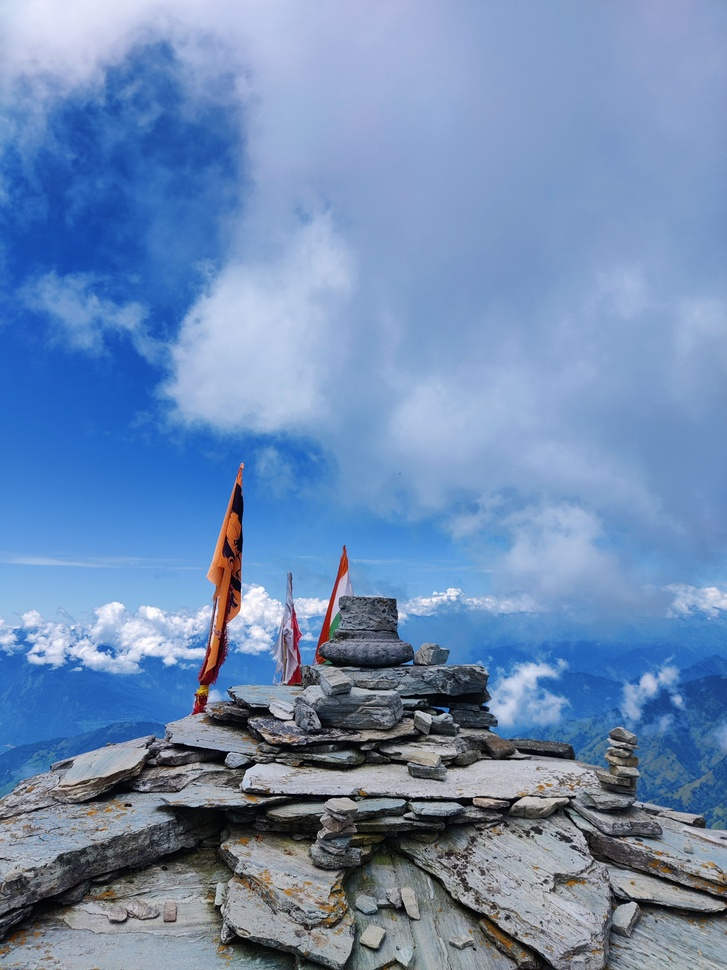
#> input picture CV_UNIT_2/15_Frequency_HPF/input.jpg, 727 x 970 px, shrunk from 3000 x 4000 before the run
$ python program.py
#> lines starting #> are read from the running program, lines starting #| are printed output that depends on the picture
import cv2
import numpy as np

image = cv2.imread("input.jpg", cv2.IMREAD_GRAYSCALE)
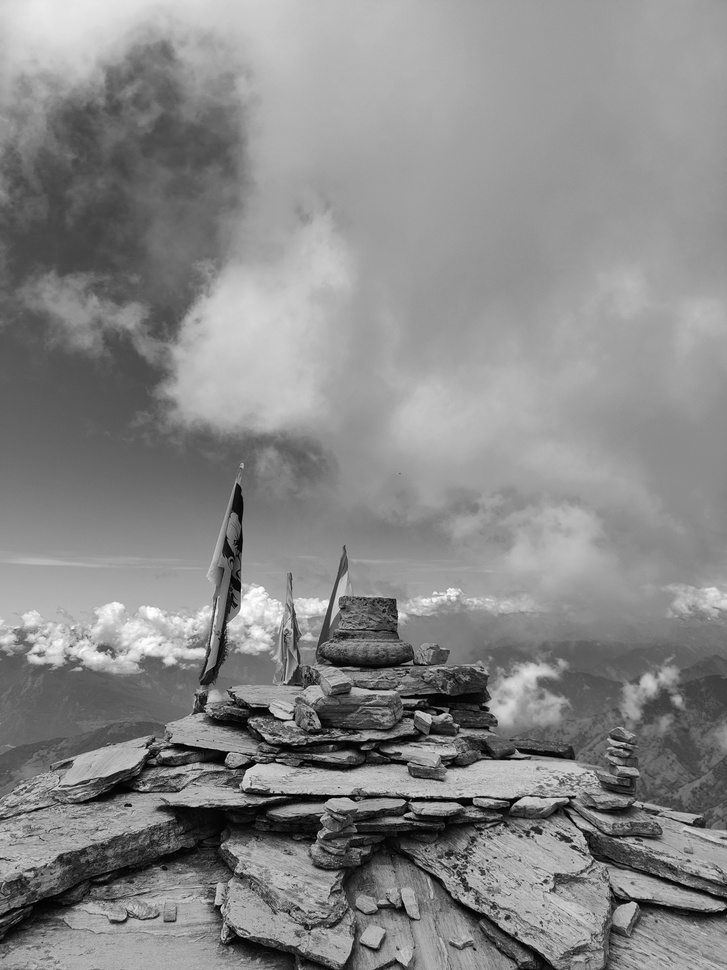
#> image: shape (970, 727); min 0, max 255, mean 135.6

if image is None:
    print("Error: input.jpg not found")
    exit()

image_float = np.float32(image)

dft = cv2.dft(image_float, flags=cv2.DFT_COMPLEX_OUTPUT)

dft_shift = np.fft.fftshift(dft)

rows, cols = image.shape
#> rows = 970; cols = 727
crow, ccol = rows // 2, cols // 2
#> crow = 485; ccol = 363

radius = min(rows, cols) // 8
#> radius = 90

mask = np.ones((rows, cols, 2), np.float32)

y, x = np.ogrid[:rows, :cols]
#> y = 970 values from 0 to 969
distance = (x - ccol) ** 2 + (y - crow) ** 2

mask[distance <= radius ** 2] = 0

filtered_dft = dft_shift * mask

dft_ishift = np.fft.ifftshift(filtered_dft)

filtered_image = cv2.idft(dft_ishift)

filtered_image = cv2.magnitude(
    filtered_image[:, :, 0],
    filtered_image[:, :, 1]
)
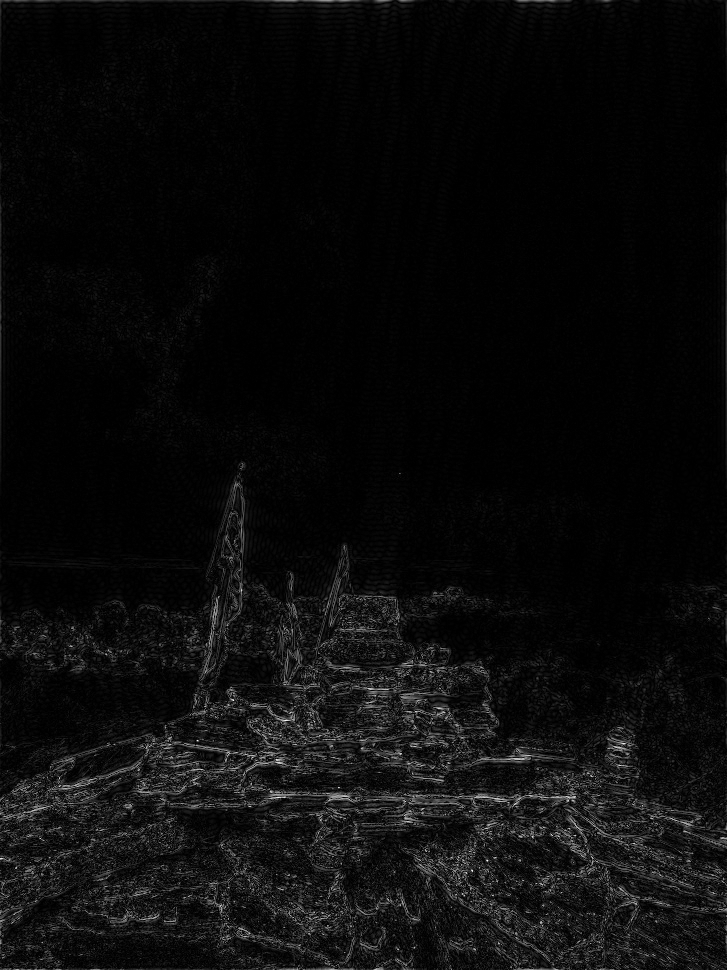
#> filtered_image: shape (970, 727) float32; min 2.26, max 94877504, mean 4341593.5; drawn with min black and max white

filtered_image = cv2.normalize(
    filtered_image,
    None,
    0,
    255,
    cv2.NORM_MINMAX
)

filtered_image = np.uint8(filtered_image)

cv2.imwrite("output.png", filtered_image)

print("Frequency high-pass filter applied.")
print("Output saved as output.png")

$ run again, with CV_UNIT_2/02_Brightness/input.jpg copied over CV_UNIT_2/15_Frequency_HPF/input.jpg
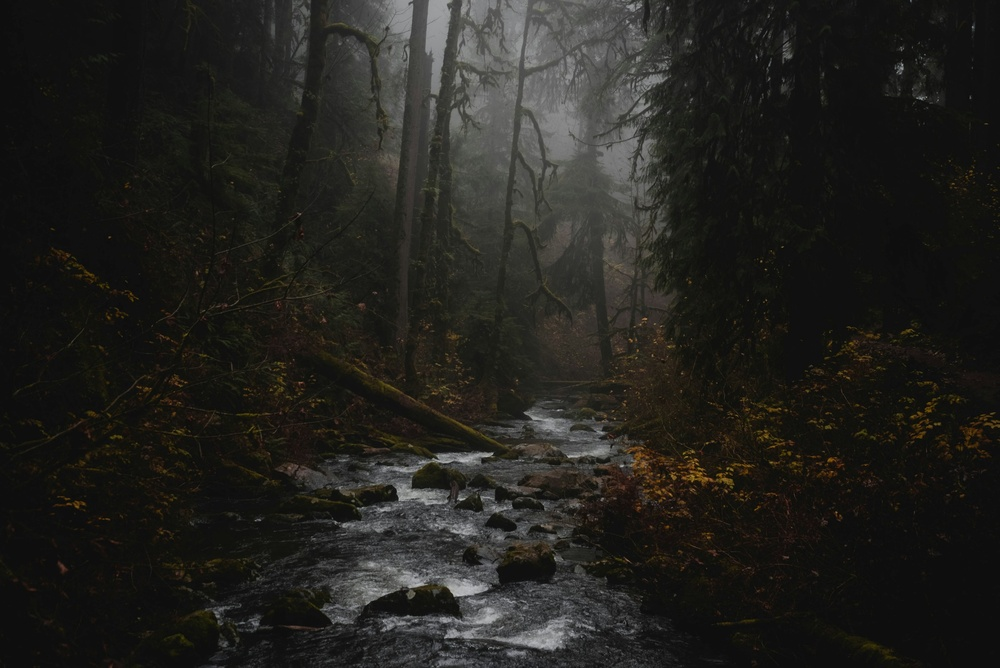
#> input picture CV_UNIT_2/02_Brightness/input.jpg, 1000 x 668 px, shrunk from 2400 x 1602 before the run
#> `filtered_image = cv2.magnitude( filtered_image[:, :, 0], filtered_imag..`:
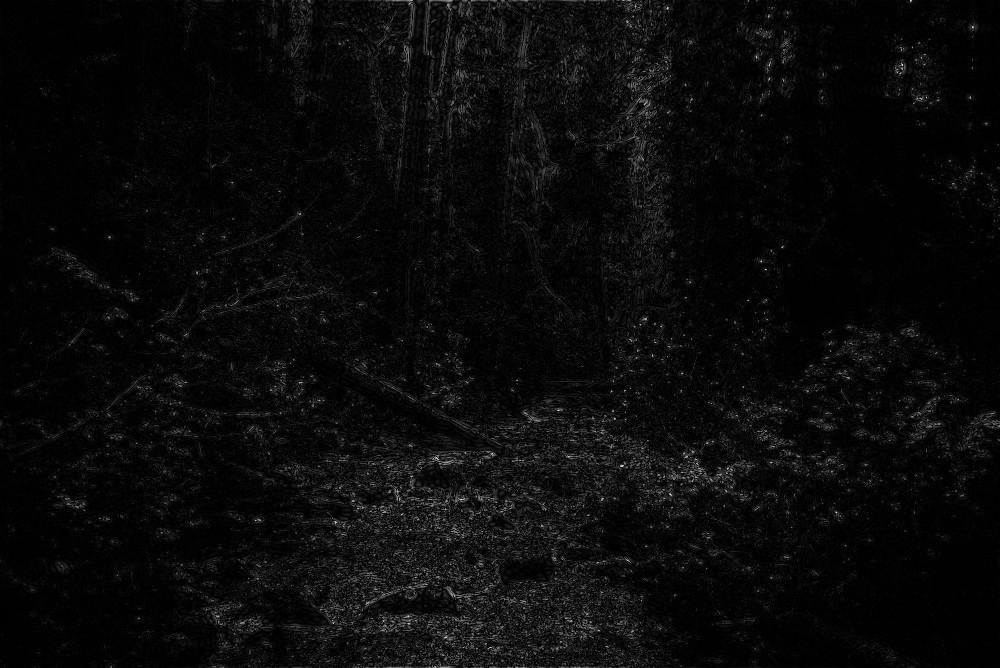
#> filtered_image: shape (668, 1000) float32; min 3, max 64016688, mean 2668348; drawn with min black and max white
